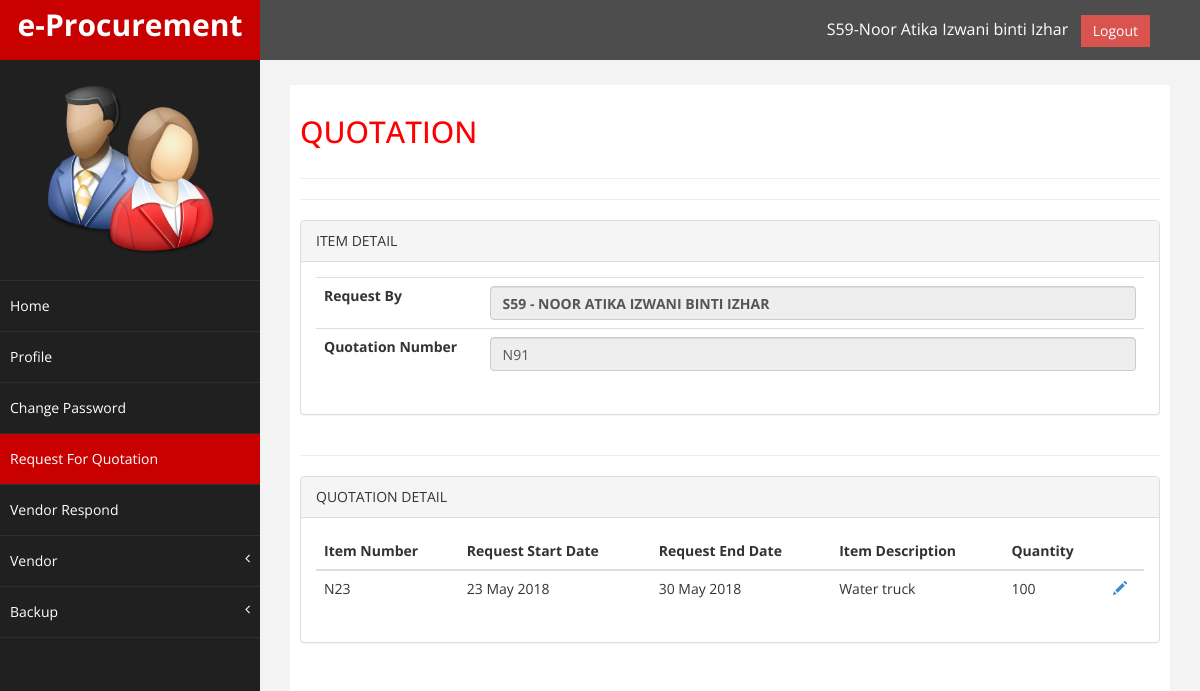
/Staff/S_Quotation_Edit.php?RFQ_No=N91 (signed in), run on the app's committed database.
### tables this page shows
CREATE TABLE `staff` (
  `StaffID` varchar(10) NOT NULL DEFAULT '0',
  `StaffUsername` varchar(255) NOT NULL,
  `StaffPassword` varchar(255) NOT NULL,
  `StaffName` varchar(255) NOT NULL,
  `StaffOfficeNo` varchar(15) DEFAULT NULL,
  `StaffPhoneNo` varchar(15) DEFAULT NULL,
  `roleID` int(11) NOT NULL DEFAULT '1',
  `StaffEmail` varchar(255) DEFAULT NULL,
  PRIMARY KEY (`StaffID`)
);

CREATE TABLE `rfq` (
  `RFQ_No` varchar(10) NOT NULL,
  `RFQStartDate` date NOT NULL,
  `RFQEndDate` date NOT NULL,
  `RFQStatus` varchar(15) NOT NULL,
  `StaffID` varchar(15) DEFAULT NULL,
  PRIMARY KEY (`RFQ_No`),
  KEY `StaffID` (`StaffID`),
  CONSTRAINT `rfq_ibfk_1` FOREIGN KEY (`StaffID`) REFERENCES `staff` (`StaffID`)
);

CREATE TABLE `request_item` (
  `ItemNo` varchar(10) NOT NULL,
  `ItemDesc` varchar(255) NOT NULL,
  `ItemQuantity` int(11) NOT NULL,
  `RFQ_No` varchar(10) DEFAULT NULL,
  `CodeVoteID` varchar(10) DEFAULT NULL,
  PRIMARY KEY (`ItemNo`)
);

### Staff/S_Quotation_Edit.php (the view, shortened to what this page needs)
<?php
	require_once("../connection.php");
	if(!isset($_SESSION["StaffID"]) && empty($_SESSION["StaffID"] ))
	{
		header("location:../index.php");
		exit;
	}
 else
	 $StaffID = $_SESSION["StaffID"];
?>
<!DOCTYPE html>
<html xmlns="http://www.w3.org/1999/xhtml">
<head>
    <link href="../assets/css/bootstrap.css" rel="stylesheet" />
    <link href="../assets/css/font-awesome.css" rel="stylesheet" />
    <link href="../assets/css/custom.css" rel="stylesheet" />
</head>
<body>
 <div id="wrapper">
        <nav class="navbar navbar-default navbar-cls-top " role="navigation" style="margin-bottom: 0">
            <div class="navbar-header">
                <a class="navbar-brand" href="../S_Home.php">e-Procurement</a>
            </div>
			<?php
				$sql = mysqli_query($DBConn, "SELECT * FROM staff WHERE StaffID='$StaffID'");
				$data = mysqli_fetch_array($sql);
			?>
			<div style="color: white; padding: 15px 50px 5px 50px; float: right; font-size: 16px;">
				<?php echo $data['StaffID']."-".$data['StaffName'];?> &nbsp; <a href="../index.html" class="btn btn-danger square-btn-adjust">Logout</a>
			</div>
        </nav>
        <nav class="navbar-default navbar-side" role="navigation">
            <div class="sidebar-collapse">
                <ul class="nav" id="main-menu">
					<li class="text-center">
						<img src="../Image/user.png" class="user-image img-responsive"/>
					</li>
                    <li>
                        <a href="S_Home.php"> Home</a>
                    </li>
                    <li>
                        <a href="S_Manage_Account.php"> Profile</a>
                    </li>
					<li>
                        <a class="" href="S_Manage_Password.php"> Change Password</a>
                    </li>
					<li>
                        <a class="active-menu" href="S_List_Of_RFQ.php"> Request For Quotation</a>
                    </li>
					<li>
                        <a href="S_Vendor_Respond.php"> Vendor Respond</a>
                    </li>
                    <li>
                        <a href="#"> Vendor<span class="fa arrow"></span></a>
                    </li>
					<li>
						<a href="#"> Backup<span class="fa arrow"></span></a>
                    </li>
                </ul>
            </div>
        </nav>
        <div id="page-wrapper" >
            <div id="page-inner">
                <div class="row">
                    <div class="col-md-12">
						<h2> QUOTATION </h2>
					</div>
				</div>
				<hr />
				<hr />
				<div class="row">
                    <div class="col-md-12">
						<form action="" method="post">
						<div class='panel panel-default'>
							<div class='panel-heading'>ITEM DETAIL</div>
							<div class='panel-body'>
								<table class='table'>
								<?php
									$sql1 = mysqli_query($DBConn, "SELECT * FROM staff, rfq WHERE rfq.StaffID=staff.StaffID AND rfq.RFQ_No='".$_GET['RFQ_No']."' ");
        							$data1 = mysqli_fetch_array($sql1);
        						?>
								<tr>
								 	<th colspan ='2' width ='20%'>Request By</th>
									<th><input type='text' style="text-transform:uppercase" class="form-control" name="StaffName" id="StaffID" readonly value="<?php echo $data['StaffID'].' - '.$data['StaffName'];?>"/></th>
								</tr>
								<tr>
									<th  colspan ='2' width ='20%'>Quotation Number</th>
									<td><input type='vachar' id='RFQ_No' name="RFQ_No" class="form-control" readonly value="<?php echo $data1['RFQ_No'];?>"/></td>
								</tr>
								</table>
							</div>
						</div>
						</form>
                    </div>
                </div>
                <hr/>
					<?php
									$sql2 = mysqli_query($DBConn, "SELECT COUNT(*) AS A FROM request_item WHERE RFQ_No='".$_GET['RFQ_No']."'");
									$data2 = mysqli_fetch_array($sql2);
									if($data2['A'] > 0)
									{
									echo "<div class='row'>";
									echo "<div class='col-md-12'>";
									echo "<form action='' method='post'>";
									echo "<div class='panel panel-default'>";
									echo "<div class='panel-heading'>QUOTATION DETAIL</div>";
									echo "<div class='panel-body'>";
									echo "<table class='table'>";
									echo "<thead>";
									echo "<tr>";
										echo "<th>Item Number</th>";
										echo "<th>Request Start Date</th>";
										echo "<th>Request End Date</th>";
										echo "<th>Item Description</th>";
										echo "<th>Quantity</th>";
										echo "<th></th>";
									echo "</tr>";
									echo "</thead>";
									echo "<tbody>";
									$sql3 = mysqli_query($DBConn, "SELECT * FROM staff s, rfq r, request_item i WHERE r.RFQ_No = i.RFQ_No AND r.StaffID = s.StaffID AND i.RFQ_No = '".$_GET["RFQ_No"]."'");
									while ($data3 = mysqli_fetch_array($sql3))
										{
											echo "<tr>";
											echo "<td>".$data3['ItemNo']."</td>";
											echo "<td>".date('d F Y', strtotime($data3['RFQStartDate']))."</td>";
											echo "<td>".date('d F Y', strtotime($data3['RFQEndDate']))."</td>";
											echo "<td>".$data3['ItemDesc']."</td>";
											echo "<td>".$data3['ItemQuantity']."</td>";
											echo "<td>";
											echo"<a href='S_Quotation_Edit2.php?RFQ_No=".$data1['RFQ_No']."&ItemNo=".$data3['ItemNo']."' data-toggle='tooltip' data-placement='bottom' title='UPDATE'><span class='glyphicon glyphicon-pencil'></span></a>";
										}
											echo "</tr>";
											echo "</tbody>";
											echo "</table>";
											echo "</div>";
											echo "</div>";
											echo "</div>";
											echo "</div>";
									}
					?>
			</div>
        </div>
    </div>
</body>
</html>

### assets/css/custom.css (style rules this page uses)
body { font-family: 'Open Sans', sans-serif; }
#wrapper { width: 100%; background:#202020; }
#page-wrapper { padding: 15px 15px; min-height: 600px; background:#F3F3F3; }
#page-inner { width:100%; margin:10px 20px 10px 0px; background-color:#fff!important; padding:10px; min-height:1200px; }
.text-center { text-align:center; }
h2 { color: #f00; }
.square-btn-adjust { border: 0px solid transparent; -webkit-border-radius: 0px; -moz-border-radius: 0px; border-radius: 0px; }
.user-image { margin: 25px auto; -webkit-border-radius: 10px; -moz-border-radius: 10px; border-radius: 10px; max-height:170px; max-width:170px; }
.navbar-cls-top .navbar-brand { color: #fff; background: #C90000; width: 260px; text-align: center; height: 60px; font-size: 30px; font-weight: 700; }
.active-menu { background-color:#C90000!important; }
.arrow { float: right; }
.fa.arrow:before { content: "\f104"; }
.sidebar-collapse , .sidebar-collapse .nav { background:none; }
.sidebar-collapse .nav { padding:0; }
.sidebar-collapse .nav > li > a { color:#fff; background:#202020; text-shadow:none; }
.sidebar-collapse > .nav > li > a { padding:15px 10px; }
.sidebar-collapse > .nav > li { border-bottom: 1px solid rgba(107, 108, 109, 0.19); }
.navbar-side { border:none; background-color: #202020; }
.navbar-cls-top { background:#4D4D4D; border-bottom:none; }
.navbar-default { border:0px solid black; }
.navbar-header { background: #A70303; }
@media (min-width:768px) { #page-wrapper { margin: 0 0 0 260px; padding: 15px 30px; min-height: 1200px; } }
@media (min-width:768px) { .navbar-side { z-index: 1; position: absolute; width: 260px; } }
@media (min-width:768px) { .navbar { border-radius: 0px; } }

### data on the page
staff: StaffID "S59", StaffName "Noor Atika Izwani binti Izhar", StaffName "S59 - Noor Atika Izwani binti Izhar", request_item.ItemNo "N23", rfq.RFQStartDate "23 May 2018", rfq.RFQEndDate "30 May 2018", request_item.ItemDesc "Water truck", request_item.ItemQuantity "100"
rfq: RFQ_No "N91"
